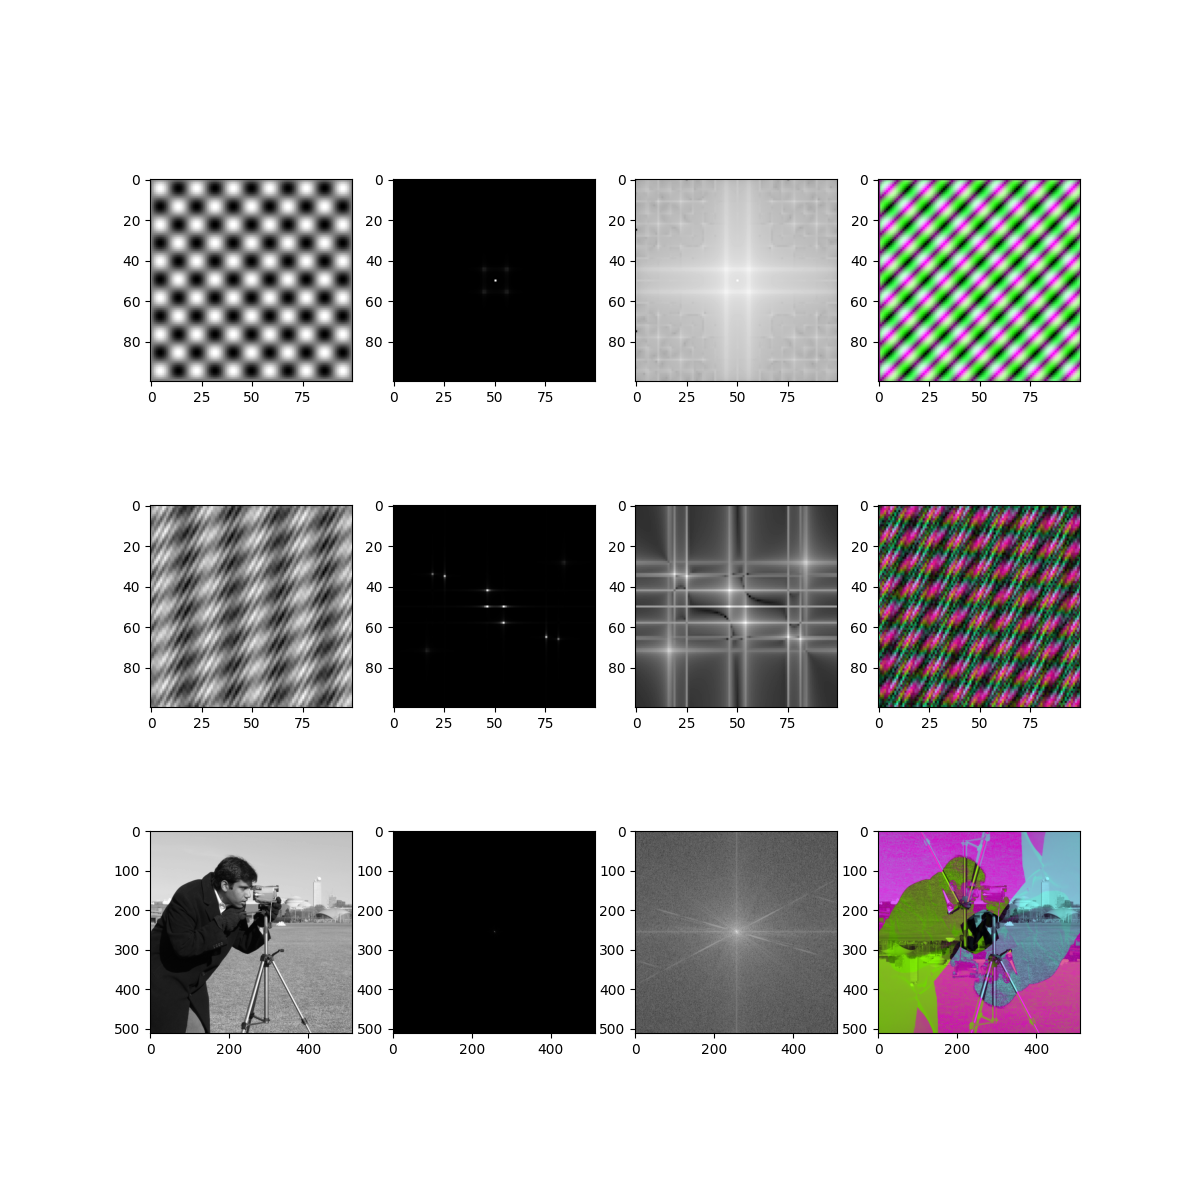

This chart was generated by the following Python code:
import numpy as np
import matplotlib.pyplot as plt
import scipy
import skimage

fig, ax = plt.subplots(3, 4, figsize = (12, 12))

n = 100
x = np.linspace(0,11*np.pi,n)
sin = np.sin(x)
img = sin[:, np.newaxis]*sin[np.newaxis, :]

#normalizacja

min_img = np.min(img)
max_img = np.max(img)
img_norm = (img - min_img)
img_norm /= np.max(img_norm)
min_img_norm = round(np.min(img_norm), 3)
max_img_norm = round(np.max(img_norm), 3)

wsp = pow(2, 8)-1
m_8bit = np.rint(img_norm*wsp)
min_m_8bit = np.min(m_8bit)
max_m_8bit = np.max(m_8bit)

ax[0, 0].imshow(m_8bit, cmap = 'binary_r')

ft = np.fft.fft2(m_8bit)
ft = np.fft.fftshift(ft)

abs = np.abs(ft)

ax[0, 1].imshow(abs, cmap = 'binary_r')

log = np.log(abs)

ax[0, 2].imshow(log, cmap = 'binary_r')

#zad 2

lin = np.linspace(0, 11*np.pi, 100)
x, y = np.meshgrid(lin, lin)

ampl = [2, 4, 7, 9, 10]
angl = [0.1*np.pi, 0.15*np.pi, 1.17*np.pi, 2.36*np.pi, 4*np.pi]
wave = [0.5, 1, 1.2, 4, 8]
out_matrix = np.zeros((100, 100))

for i in range(5):
    out_matrix += ampl[i]*np.sin(2*np.pi*(x*np.cos(angl[i])+y*np.sin(angl[i]))*(1/wave[i]))

ax[1, 0].imshow(out_matrix, cmap = 'binary_r')

ft1 = np.fft.fft2(out_matrix)
ft1 = np.fft.fftshift(ft1)

abs1 = np.abs(ft1)

ax[1, 1].imshow(abs1, cmap = 'binary_r')

log1 = np.log(abs1)

ax[1, 2].imshow(log1, cmap = 'binary_r')

camera = skimage.data.camera()
ax[2, 0].imshow(camera, cmap = 'binary_r')

ft2 = np.fft.fft2(camera)
ft2 = np.fft.fftshift(ft2)

abs2 = np.abs(ft2)

ax[2, 1].imshow(abs2, cmap = 'binary_r')

log2 = np.log(abs2)

ax[2, 2].imshow(log2, cmap = 'binary_r')

#zad 3
def zad3(ft):
    red_ift = np.fft.ifftshift(ft.real)
    red_ift = np.fft.ifft2(red_ift)
    red_iabs = np.abs(red_ift)

    min_red_iabs = np.min(red_iabs)
    max_red_iabs = np.max(red_iabs)
    red_iabs_norm = (red_iabs - min_red_iabs)
    red_iabs_norm /= np.max(red_iabs_norm)

    ft_temp = np.copy(ft)
    ft_temp.real = 0
    green_ift = np.fft.ifftshift(ft_temp)
    green_ift = np.fft.ifft2(green_ift)
    green_iabs = np.abs(green_ift)

    min_green_iabs = np.min(green_iabs)
    max_green_iabs = np.max(green_iabs)
    green_iabs_norm = (green_iabs - min_green_iabs)
    green_iabs_norm /= np.max(green_iabs_norm)

    blue_ift = np.fft.ifftshift(ft)
    blue_ift = np.fft.ifft2(blue_ift)
    blue_iabs = np.abs(blue_ift)

    min_blue_iabs = np.min(blue_iabs)
    max_blue_iabs = np.max(blue_iabs)
    blue_iabs_norm = (blue_iabs - min_blue_iabs)
    blue_iabs_norm /= np.max(blue_iabs_norm)

    result = np.empty((ft.shape[0], ft.shape[1], 3)).astype(float)
    result[:,:,0] = red_iabs_norm
    result[:,:,1] = green_iabs_norm
    result[:,:,2] = blue_iabs_norm
    return result

    #out_img = np.concatenate((red_iabs_norm, green_iabs_norm, blue_iabs_norm), axis=1)
out_img = zad3(ft)

ax[0, 3].imshow(out_img)

out_img = zad3(ft1)

ax[1, 3].imshow(out_img)

out_img = zad3(ft2)

ax[2, 3].imshow(out_img)


from skimage.data import chelsea
raw_image = chelsea()
print(raw_image.shape)

plt.savefig("lab5.png")